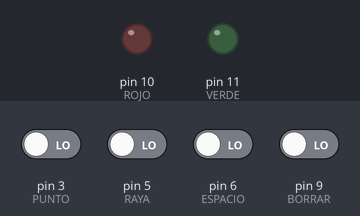
Bench run of a sketch on a simulated Arduino Uno, built with avr-gcc and run on an emulated ATmega328P. Shown: output pins drawn as LEDs (lit = HIGH). Dashed ring = blinking. The test bench sets the inputs (shaded band); at power-on: pin 3 (PUNTO), pin 5 (RAYA), pin 6 (ESPACIO), pin 9 (BORRAR) LOW. What the sketch prints to the serial monitor is not drawn.

Above: at 1.2 s.
1.3 s: pin 6 (ESPACIO) driven HIGH
At 1.7 s:
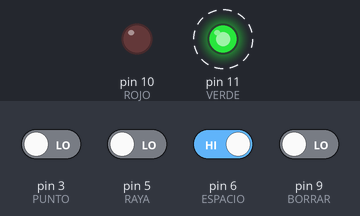
4.3 s: pin 9 (BORRAR) driven HIGH
At 5.86 s:
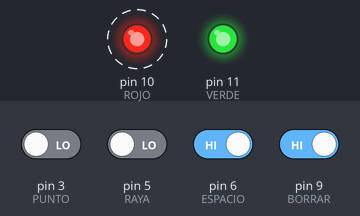
7.3 s: pin 3 (PUNTO) driven HIGH
10.3 s: pin 5 (RAYA) driven HIGH
13.3 s: pin 9 (BORRAR) driven LOW
At 13.56 s:
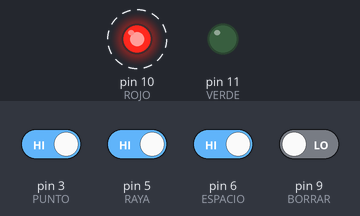
16.3 s: pin 6 (ESPACIO) driven LOW
At 17.4 s:
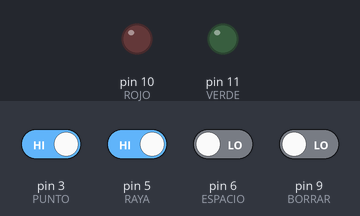
Timing chart, 0 to 18.8 s (numbered marks = the images above; inputs shaded):
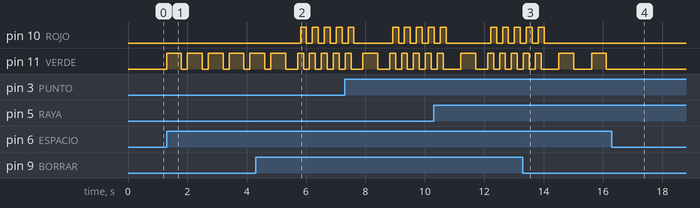

Measured:
- after the input at 1.3 s, pin 11 (VERDE): alternates HIGH for 0.50 s and LOW for 0.20 s, starting at once
- after the input at 4.3 s, pin 10 (ROJO): alternates HIGH for 0.20 s and LOW for 0.20 s, starting after 1.5 s
- after the input at 13.3 s, pin 10 (ROJO): goes on until 14.0 s, then stays LOW
- after the input at 16.3 s, pin 11 (VERDE): stops changing and stays LOW

The sketch:

MORSE.ino
```cpp
/**
 * This project works with four buttons.
 * You only need download this code from Github and finally load them into the Arduino.
 * Electrical mounting can be found on the internet. You only need browse "Arduino button installation" and "Arduino led installation".
 *
 * Button 1 -> For type the point (.).
 * Button 2 -> For type the stripe (-).
 * Button 3 -> For accept the word, like enter key :)
 * Button 4 -> For clear the morse words and normal workds.
 */
const String abecedario[] = {"A", "B", "C", "D", "E", "F", "G", "H", "I", "J", "K", "L", "M", "N", "O", "P", "Q", "R", "S", "T", "U", "V", "W", "X", "Y", "Z", " "}; //Declare a normal alphabet
const String abecedarioMorse[] = {".-", "-...", "-.-.", "-..", ".", "..-.", "--.", "....", "..", ".---", "-.-", ".-..", "--", "-.", "---", ".--.", "--.-", ".-.", "...", "-", "..-", "...-", ".--", "-..-", "-.--", "--..", "----"}; //Declare a morse aplhabet.

//Buttons consts
const int PUNTO = 3; //Variable to declare point button. (DIGITAL PIN 3)
const int RAYA = 5; //Variable to declare stripe button. (DIGITAL PIN 5)
const int ESPACIO = 6; //Variable to declare OK button. (DIGITAL PIN 6 )
const int BORRAR = 9; //Variable to decleare clear all button. (DIGITAL PIN 9)

//Led consts
const int ROJO = 10;  //Variable to declare red led (DIGITAL PIN 10)
const int VERDE = 11; //Variable to declare green led (DIGITAL PIN 11)

//Auxiliary but required variables.
String morseComb = "";
String alfComb = "";

//This whill be executed when Arduino board starts.
void setup()
{
  Serial.begin(9600); //Set the data transfer limit

  //Start button data type declarations.
  pinMode(PUNTO, INPUT);
  pinMode(RAYA, INPUT);
  pinMode(ESPACIO, INPUT);
  pinMode(BORRAR, INPUT);

  //Declare led data type declarations.
  pinMode(ROJO, OUTPUT);
  pinMode(VERDE, OUTPUT);
}

//This whill be executed when Arduino board already started. This is a infinite loop. Like while(true)
void loop()
{
  //Read inputs from buttons. If button are pressed will be return a logical 1 but, when button are not pressed it will returns a logical 0.
  const int pto = digitalRead(PUNTO); //Input from point button.
  const int rya = digitalRead(RAYA); //Input from stripe button.
  const int ok = digitalRead(ESPACIO); //Input from ok button.
  const int clr = digitalRead(BORRAR); //Input from clear-all button.

  //HIGH = 1 and LOW = 0
  if (pto == HIGH)
  {
    morseComb += ".";
    delay(200);
  }
  if (rya == HIGH)
  {
    morseComb += "-";
    delay(200);
  }
  if (ok == HIGH)
  {
    int encontrado = 0;
    for (int i=0; i<sizeof(abecedarioMorse); i++)
    {
      if (abecedarioMorse[i].equals(morseComb))
      {
        alfComb = abecedario[i];
        morseComb = "";
        encontrado = 1;
        break;
      }
    }

    if (encontrado == 1)
    {
      ledAux(VERDE, HIGH, 500);
      ledAux(VERDE, LOW, 2);
      Serial.print(alfComb);
      delay(200);
    }
    else
    {
      ledAux(ROJO, HIGH, 150);
      ledAux(ROJO, LOW, 100);
      ledAux(ROJO, HIGH, 150);
      ledAux(ROJO, LOW, 100);
      morseComb = "";
    }
  }
  if (clr == HIGH)
  {
    morseComb = "";
    alfComb = "";
    Serial.print(alfComb);
    delay(200);
    ledAnimacion();
  }
}

void ledAnimacion()
{
  for (int i=0; i<5; i++)
  {
    ledAux(VERDE, HIGH, 100);
    ledAux(ROJO, HIGH, 100);
    ledAux(VERDE, LOW, 100);
    ledAux(ROJO, LOW, 100);
  }
}

void ledAux(int led, int value, int tiempo)
{
  digitalWrite(led, value);
  delay(tiempo);
}
```
